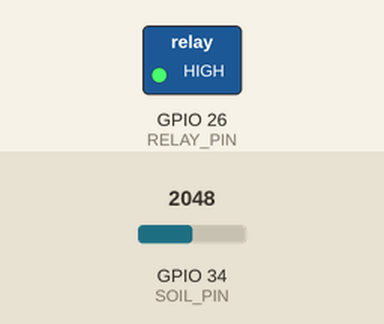
Simulated run of this sketch. Board: ESP32. Shown: switched loads named in the sketch (green lamp = pin HIGH). The inputs (shaded band) are chosen by the test bench; at power-on: GPIO 34 (SOIL_PIN) = 2048. What the sketch prints to the serial monitor is not drawn.

Above: at 1.5 s.
1.6 s: GPIO 34 (SOIL_PIN) set to 2963
3.5 s: GPIO 34 (SOIL_PIN) set to 3027
At 4.8 s:
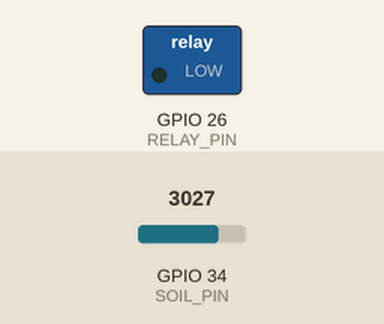
9.1 s: GPIO 34 (SOIL_PIN) set to 3040
Timing chart, 0 to 13.8 s (numbered marks = the images above; inputs shaded):
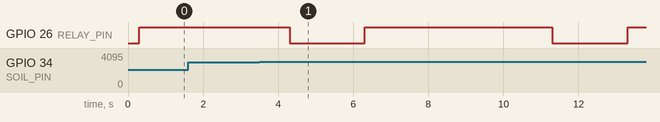

The sketch:

step3_auto_water.ino
```cpp
/*
  3단계 — 자동 급수 (릴레이 + 펌프)
  ----------------------------------------------------
  목표: 흙이 마르면 릴레이로 펌프를 켜서 잠깐 물을 주고,
        물이 스며들 시간을 기다린 뒤 다시 측정한다.

  ⚠ 펌프 전원은 반드시 외부 5V! ESP32는 릴레이로 스위치만 한다.
  배선: 릴레이 IN → GPIO26 (펌프는 릴레이를 통해 외부전원에 연결)
*/

#define SOIL_PIN  34
#define RELAY_PIN 26

int  DRY_THRESHOLD = 3000;   // ★ 내 센서 기준값
int  WATER_MS      = 2000;   // 한 번에 급수할 시간(2초)
int  SOAK_MS       = 5000;   // 급수 후 물이 스며들 대기 시간(5초)

// 릴레이가 active-LOW 라고 가정 (LOW = 펌프 ON)
// 펌프가 반대로 동작하면 ON/OFF 값을 서로 바꾸세요.
const int PUMP_ON  = LOW;
const int PUMP_OFF = HIGH;

void setup() {
  Serial.begin(115200);
  delay(300);
  pinMode(RELAY_PIN, OUTPUT);
  digitalWrite(RELAY_PIN, PUMP_OFF);   // 시작은 펌프 꺼짐
  Serial.println("\n=== 자동 급수 ===");
  Serial.printf("마름 기준 = %d, 급수 %dms, 대기 %dms\n",
                DRY_THRESHOLD, WATER_MS, SOAK_MS);
}

void loop() {
  int raw = analogRead(SOIL_PIN);
  Serial.printf("수분 값: %4d → ", raw);

  if (raw > DRY_THRESHOLD) {
    Serial.println("말랐음! 💦 급수 시작");
    digitalWrite(RELAY_PIN, PUMP_ON);    // 펌프 ON
    delay(WATER_MS);                      // 잠깐 물 주기
    digitalWrite(RELAY_PIN, PUMP_OFF);   // 펌프 OFF
    Serial.println("급수 완료, 스며들 시간 대기...");
    delay(SOAK_MS);                       // 물이 퍼질 때까지 기다림
  } else {
    Serial.println("촉촉함 👍 (급수 안 함)");
    delay(1000);
  }
}
```

Measured:
- the behaviour switches between 3000 and 3001 on GPIO 34 (SOIL_PIN) (found by bisection; images 0 and 1)
- after the input at 1.6 s, every drawn part: stays the same
- after the input at 3.5 s, GPIO 26 (RELAY_PIN): HIGH → LOW after 0.81 s, → HIGH 2.0 s later
